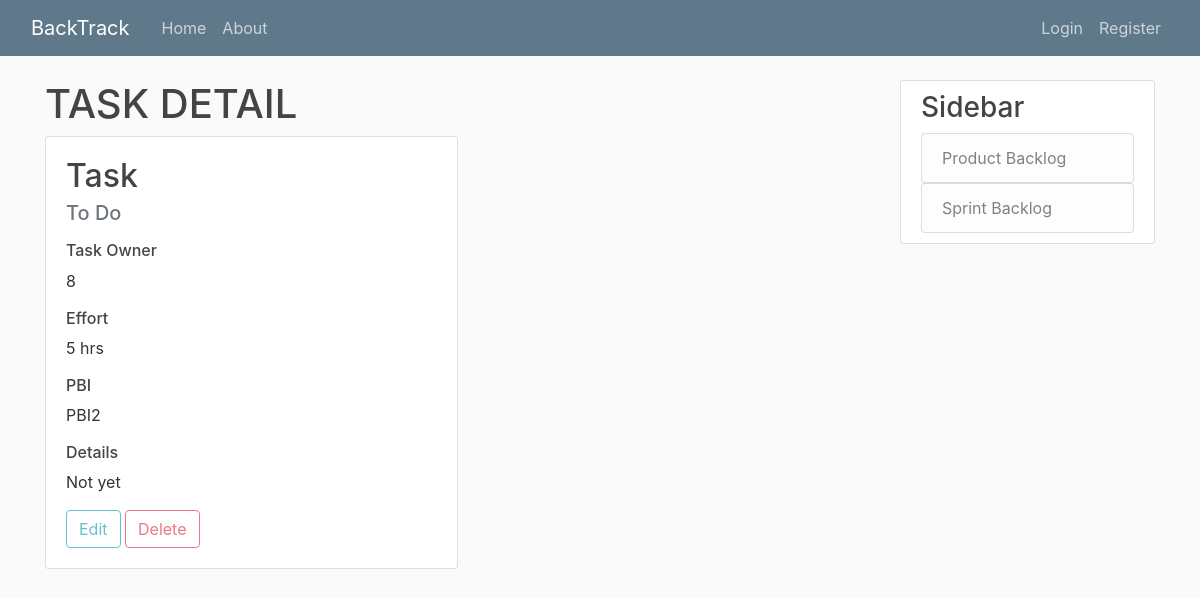
The app's page /project4-sprint_8/task_detail/3 with its own data.
### sprintBacklog/models.py (models this page shows, shortened)
class Task(models.Model):
	title = models.CharField(max_length=20, default="Task")
	status_choice = [
		('To Do', 'To Do'),
		('Doing', 'Doing'),
		('Done', 'Done'),
	]
	status = models.CharField(
		max_length = 5,
		choices = status_choice,
		default ='To Do',
	)
	effort = models.IntegerField("effort(hour)")
	details = models.TextField(null=True)
	sprint = models.ForeignKey(Sprint, on_delete=models.CASCADE, default=None)
	PBI = models.ForeignKey(PBI, on_delete=models.CASCADE, default=None)
	task_owner = models.ForeignKey(User, on_delete=models.SET_NULL, default=None, null=True, blank=True)
	def editable(self):
		return not self.sprint.status == 'Ended'

### users/models.py (models this page shows, shortened)
class User(AbstractBaseUser):
	email				=	models.EmailField(verbose_name="email",max_length=60, unique=True)
	position			=	models.CharField(
								max_length=32,
							)
	username			=	models.CharField(max_length=10,unique=True)
	date_joined			=	models.DateTimeField(verbose_name='date joined', auto_now_add = True)
	last_login			=	models.DateTimeField(verbose_name='last login', auto_now=True)
	is_admin			=	models.BooleanField(default=False)
	is_active			=	models.BooleanField(default=True)
	is_staff			=	models.BooleanField(default=False)
	is_superuser		=	models.BooleanField(default=False)
	project_id = models.ForeignKey(Project, models.SET_NULL, null=True, blank=True)
	USERNAME_FIELD	=	'email'
	REQUIRED_FIELDS	=	['username',]
	objects = MyAccountManager()
	def __str__(self):
		return str(self.id)

### productBacklog/models.py (models this page shows, shortened)
class PBI(models.Model):
	priority = models.IntegerField()
	title = models.CharField(max_length=20)
	status_choice = [
		('To Do', 'To Do'),
		('Doing', 'Doing'),
		('Done', 'Done'),
		('Unfinished', 'Unfinished')
	]
	status = models.CharField(
		max_length = 20,
		choices = status_choice,
		default = 'To Do',
	)
	ESP = models.IntegerField("estimated story point")
	details = models.TextField()
	project = models.ForeignKey(Project, on_delete=models.CASCADE, blank=True, null=True, default=None)
	sprint = models.ManyToManyField(Sprint) # , blank=True, null=True, default=None)

### sprintBacklog/views.py (the view)
# urls.py: path('<int:sprint>/task_detail/<int:pk>', TaskDetailView.as_view(), name='task-detail'),
class TaskDetailView(DetailView):
	model = Task
	template_name = 'sprintBacklog/taskdetail.html'
	context_object_name = 'task'
	def dispatch(self, request, *args, **kwargs):
		self.project = get_object_or_404(Project, slug=kwargs['project'])
		self.sprint = Sprint.objects.get(pk=kwargs['sprint'])
		self.task = Task.objects.get(pk=kwargs['pk'])
		return super().dispatch(request, *args, **kwargs)
	def get_context_data(self, **kwargs):
		context = super().get_context_data(**kwargs)
		context['sprint'] = self.sprint
		context['project'] = self.project
		context['editable'] = self.task.editable()
		return context

### templates/SprintBacklog/taskdetail.html
{% extends "base_narrow.html" %}
{% block content %}
	<h1>TASK DETAIL</h1>
	<div class="card w-50">
		<div class="card-body">
			<h2 class="card-title">{{ task.title }}</h2>
			<h5 class="card-subtitle text-muted mb-3">{{ task.status }}</h5>
			<h6>Task Owner</h6>
    		<p class="mb-3">{{ task.task_owner}}</p>
    		<h6>Effort</h6>
    		<p class="mb-3">{{ task.effort }} hrs</p>
    		<h6>PBI</h6>
    		<p class="mb-3">{{ task.PBI.title }}</p>
    		<h6>Details</h6>
    		<p class="mb-3" style="text-align: justify;" >{{ task.details }}</p>
	    	<div class="toolbar">
	    		{% if editable %}
	    		<a class= "btn btn-outline-info" href="{% url 'task-update' project.slug sprint.pk task.pk %}">Edit</a>
	    		<a class="btn btn-outline-danger" href="{% url 'task-delete' project.slug sprint.pk task.pk %}">Delete</a>
	    		{% else %}
	    		<a class= "btn btn-outline-info disabled" role="button" aria-disabled="true" href="{% url 'task-update' project.slug sprint.pk task.pk %}">Edit</a>
	    		<a class="btn btn-outline-danger disabled" role="button" aria-disabled="true" href="{% url 'task-delete' project.slug sprint.pk task.pk %}">Delete</a>
	    		{% endif %}
	    	</div>
    	</div>
	</div>
{% endblock content %}

### productBacklog/static/PBI/main.css (style rules this page uses)
body { background: #fafafa; color: #333333; margin-top: 5rem; }
h1, h2, h3, h4, h5, h6 { color: #444444; }

### records on screen
Task: title "Task", status "To Do", task_owner "8", effort "5", PBI "PBI2", details "Not yet"
